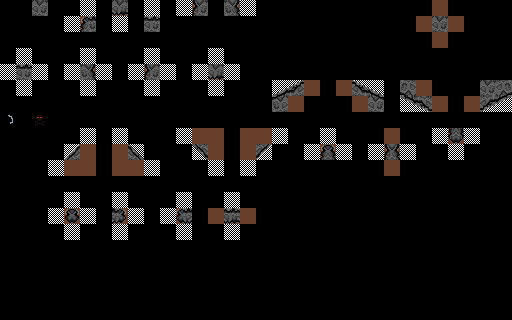

A level layout from a 2D game, rendered from its tile map. Below: a short description, then the map file with tile-grid data replaced by summaries:
An orthogonal 32x20 tile map with 16x16 px tiles, 4 tile layers (inputnot_terrain, input_terrain, input_prototype, output_terrain).

<map version="1.10" tiledversion="1.11.2" orientation="orthogonal" renderorder="right-down" width="32" height="20" tilewidth="16" tileheight="16" infinite="0" nextlayerid="7" nextobjectid="1">
 <tileset firstgid="1" source="../Rock Tile Set.tsx" />
 <layer id="4" name="inputnot_terrain" width="32" height="20">
  <data>[640 cells, 12 non-empty, 1 distinct tile ids]</data>
 </layer>
 <layer id="6" name="input_terrain" width="32" height="20">
  <data>[640 cells, 0 non-empty, 0 distinct tile ids]</data>
 </layer>
 <layer id="2" name="input_prototype" width="32" height="20">
  <data>[640 cells, 102 non-empty, 4 distinct tile ids]</data>
 </layer>
 <layer id="3" name="output_terrain" width="32" height="20">
  <data>[640 cells, 49 non-empty, 32 distinct tile ids]</data>
 </layer>
</map>
